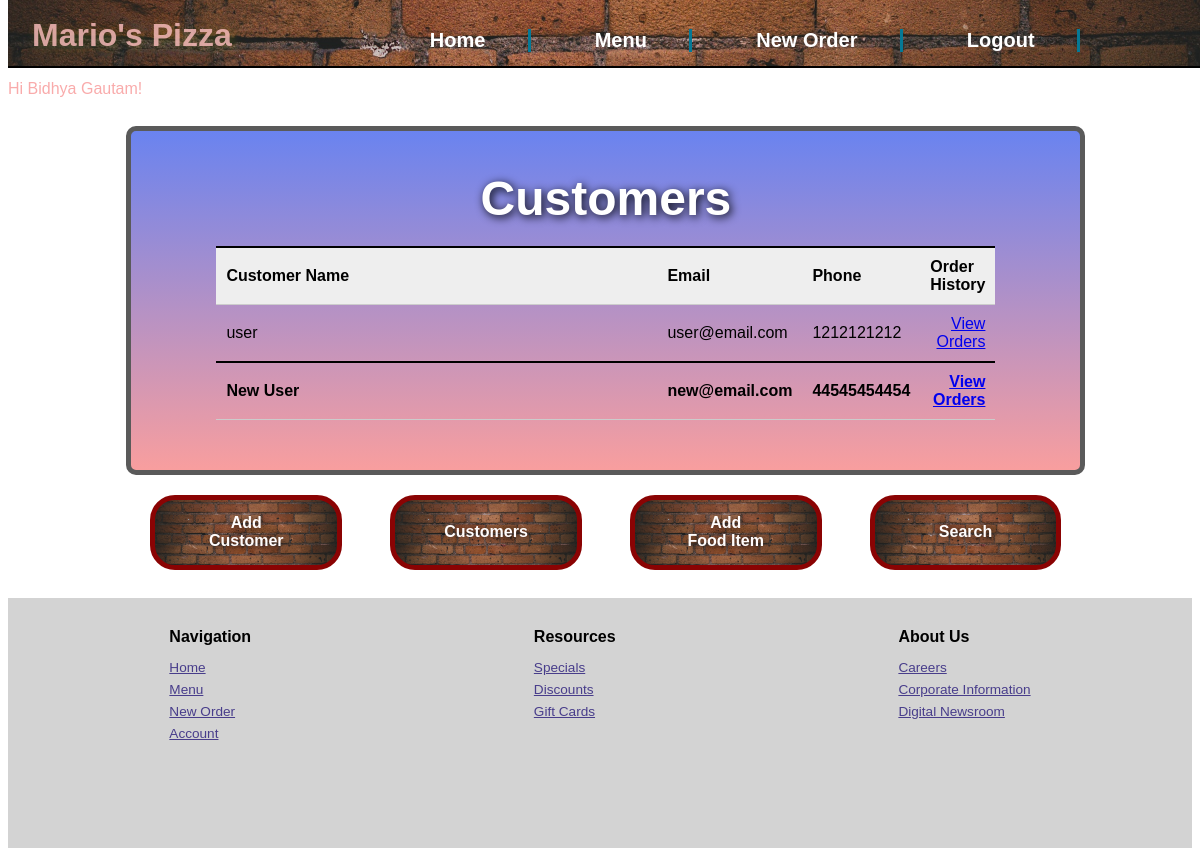
Page /customers (signed in) on the committed database.
### models.py (models this page shows, shortened)
class Customer(UserMixin,db.Model):
    id = db.Column(db.Integer, primary_key=True)
    name = db.Column(db.String(50))
    email = db.Column(db.String(50),unique=True)
    phone = db.Column(db.String(20))
    user_password = db.Column(db.String(50))
    role=db.Column(db.Integer,default=1) # 1 for user, 2 for admin
    orders = db.relationship('Order', backref='customer', lazy=True)
    def is_admin(self):
        return self.role == 2

### routes.py (the view)
@app.route('/customers', methods=['GET'])
@login_required
def get_customers_with_orders():
    customers = Customer.query.filter_by(role=1) #get all customers records
    return render_template('customers.html', customers=customers)

### routes.py (called while the page is built)
@login_manager.user_loader
def load_user(email):
    return Customer.query.filter_by(email=email).first()

### templates/customers.html
{% extends 'base.html' %}
{% block content %}
        <div class="topcontainer" id="customerstop">
          <h2>Customers</h2>
          <table>
            <thead>
              <tr>
                <th>Customer Name</th>
                <th>Email</th>
                <th>Phone</th>
                <th>Order History</th>
              </tr>
            </thead>
            <tbody>
              {% for customer in customers %}
                <tr>
                  <td>{{ customer.name }}</td>
                  <td>{{ customer.email }}</td>
                  <td>{{ customer.phone }}</td>
                  <td><a href="{{ url_for('get_customer_orders', id=customer.id) }}">View Orders</a></td>
                </tr>
              {% endfor %}
            </tbody>
          </table>
        </div>
        {% endblock %}

### templates/base.html (shortened to what this page needs)
<!DOCTYPE html>
<html>
<head>
<link rel=stylesheet href=" {{ url_for('static', filename='css/main.css') }}">
</head>
<header>
    <h1>Mario's Pizza  </h1>
    <nav class="topnav">
        <ul class="navlist">
            {% if current_user.is_authenticated %}
                <li><a href="/logout">Logout</a></li>
            {% else %}
                <li><a href="/login">Login</a></li>
            {% endif %}
            <li><a href="/order">New Order</a></li>
            <li><a href="/foods">Menu</a></li>
            <li><a href="/">Home</a></li>
        </ul>
    </nav>
    <span>
        {% if current_user.is_authenticated %}
            Hi {{ current_user.name }}!
        {% endif %}
    </span>
</header>
Welcome to food ordering app
<body>
    <div class="gridcontainer">
        {% block content %}{% endblock %}
        {% if current_user.is_authenticated and current_user.is_admin() %}
            <div class="middlecontainer1">
                <a href="/customer">
                    <div class="types2" id="new_customer">
                        <p>Add<br>Customer</p>
                    </div>
                </a>
                <a href="/customers">
                    <div class="types1" id="customers">
                        <p>Customers</p>
                    </div>
                </a>
                <a href="/food">
                    <div class="types2" id="new_food">
                        <p>Add<br>Food Item</p>
                    </div>
                </a>
                <a href="/search">
                    <div class="types1" id="search">
                        <p>Search</p>
                    </div>
                </a>
            </div>
        {% endif %}
    </div>
</body>
<br/>
<footer>
    <div class="footerone">
        <h3>Navigation</h3>
        <p><a href="/">Home</a></p>
        <p><a href="/foods">Menu</a></p>
        <p><a href="/order">New Order</a></p>
        <p><a href="/login">Account</a></p>
    </div>
    <div class="footertwo">
        <h3>Resources</h3>
        <p><a href="/comingsoon">Specials</a></p>
        <p><a href="/comingsoon">Discounts</a></p>
        <p><a href="/comingsoon">Gift Cards</a></p>
    </div>
    <div class="footerthree">
        <h3>About Us</h3>
        <p><a href="/comingsoon">Careers</a></p>
        <p><a href="/comingsoon">Corporate Information</a></p>
        <p><a href="/comingsoon">Digital Newsroom</a></p>
    </div>
</footer>
</html>

### static/css/main.css (style rules this page uses)
* { box-sizing: border-box; font-size: 16px; font-family: Arial, Helvetica, sans-serif; }
body { display: relative; height: 100vh; }
.gridcontainer { grid-template-columns: repeat(20, 1fr); grid-template-rows: repeat(20, 1fr); grid-auto-rows: minmax( 100px, 300px); width: 81%; margin-top: 100px; margin-left: 10%; margin-right: 10%; }
header { position: fixed; top: 0px; width: 100vw; height: 8%; color: rgb(249, 171, 171); font-family: "arial", sans-serif; background-image: url('/static/images/topimage.jpg'); background-position: center; background-size: cover; border-bottom: 2px solid rgba(0, 0, 0); z-index: 99; }
header nav { list-style: none; position: fixed; display: inline-flex; width: 100%; top: 2%; }
header nav ul { display: flex; flex-direction: row-reverse; width: 100%; margin-right: 8%; list-style: none; }
header nav ul li { margin-left: 3%; flex-direction: row-reverse; border-right: 2px solid rgb(5, 121, 150); padding-right: 2%; }
@media only screen and (min-width: 900px) { header nav ul li { margin-right: 3%; padding-right: 4%; border-right: 3px solid rgb(5, 121, 150); } }
@media only screen and (min-width: 900px) { header nav ul li a { font-size: 1.25rem; } }
@media only screen and (min-width: 900px) { header nav { top: 1.5%; margin-bottom: 5%; } }
header nav ul li a { text-decoration: none; color: rgb(255, 255, 255); font-weight: 700; }
header h1 { font-size: 2rem; position: relative; display: flex; flex-direction: column-reverse; bottom: 7%; margin-left: 2%; color: rgba(250, 189, 189, 0.815); text-shadow: 2px 2px 10px rgba(255, 255, 0, 0.192); }
.topcontainer { position: relative; display: flex; flex-direction: column; background-size: cover; background-image: linear-gradient(rgba(88, 130, 255, 0.866), rgba(251, 160, 160, 0.913)); background-color: rgba(190, 32, 32, 0.519); background-repeat: no-repeat; min-height: 200px; border: 5px solid rgb(90, 90, 90); border-radius: 10px; }
.topcontainer h2 { margin-bottom: 0px; font-size: 2.5rem; color: white; text-shadow:2px 2px 10px rgba(0, 0, 0); }
@media only screen and (min-width: 750px) { .topcontainer h2 { font-size: 3rem; text-align: center; } }
@media only screen and (min-width: 750px) { .topcontainer { padding-left: 85px; padding-right: 85px; padding-bottom: 85px; text-align: center; } }
@media only screen and (min-width: 750px) { .topcontainer h2 { text-align: center; } }
.middlecontainer1, .middlecontainer2 { grid-area: 6 / 1 / 10 / 21; position: relative; display: flex; justify-content: space-around; min-height: 95px; align-items: center; }
.middlecontainer1 { margin-top: 10px; }
.middlecontainer1 a, .middlecontainer2 a { text-decoration: none; min-width: 20%; }
.types1, .types2 { min-width: 20%; max-width: 100%; height: 75px; display: flex; text-align: center; align-items: center; justify-content: center; border: 5px solid rgb(138, 3, 3); background-size: cover; background-repeat: no-repeat; background-position: center; color: rgb(255, 252, 252); font-weight: 700; font-size: 2rem; text-shadow: 1px 1px 10px rgb(1, 1, 1); background-image: url("/static/images/topimage.jpg"); border-radius: 25px; }
#customerstop { padding-bottom: 50px; }
#customerstop h2 { margin-bottom: 20px; }
footer { position: relative; height: 250px; display: flex; width: auto; background-color: lightgray; justify-content: space-around; padding: 20px; }
.footerone, .footertwo, .footerthree { line-height: 5px; }
.footerone a, .footertwo a, .footerthree a { font-size: 0.85rem; color: darkslateblue; }
.footerone h3, .footertwo h3, .footerthree h3 { margin-bottom: 25px; }
table, .displayNumber { text-align:right; }
table { width: 100%; border-collapse: collapse; }
th, td { padding: 10px; border-bottom: 1px solid #ccc; text-align: left; }
th { background-color: #eee; }
td:first-child { width: 60%; }
td:last-child { text-align: right; }
tr:last-child { font-weight: bold; border-top: 2px solid #000; }

### rows in the picture
Customer: name "Bidhya Gautam"
Customer: name "user", email "user@email.com", phone "1212121212"
Customer: name "New User", email "new@email.com", phone "44545454454"
